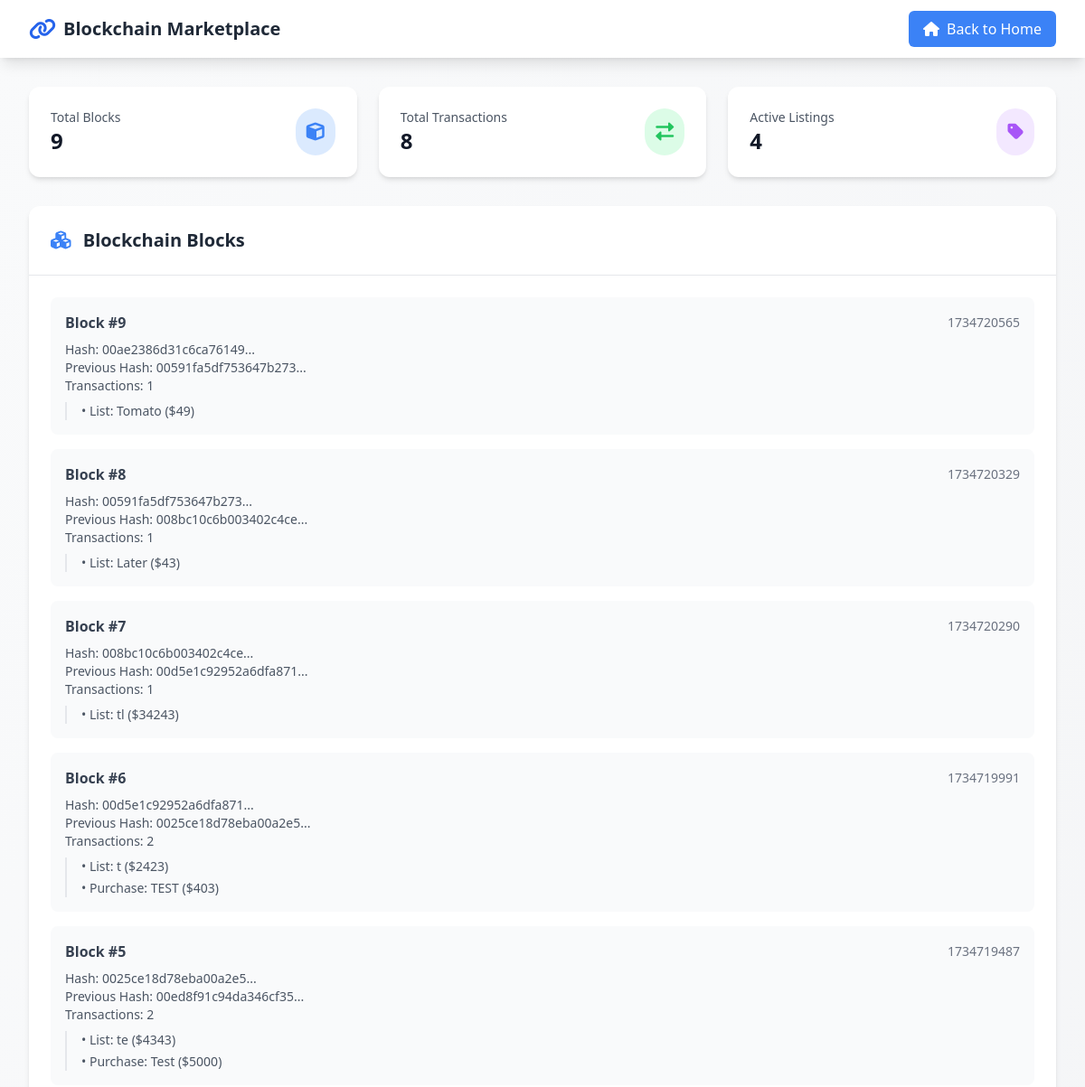
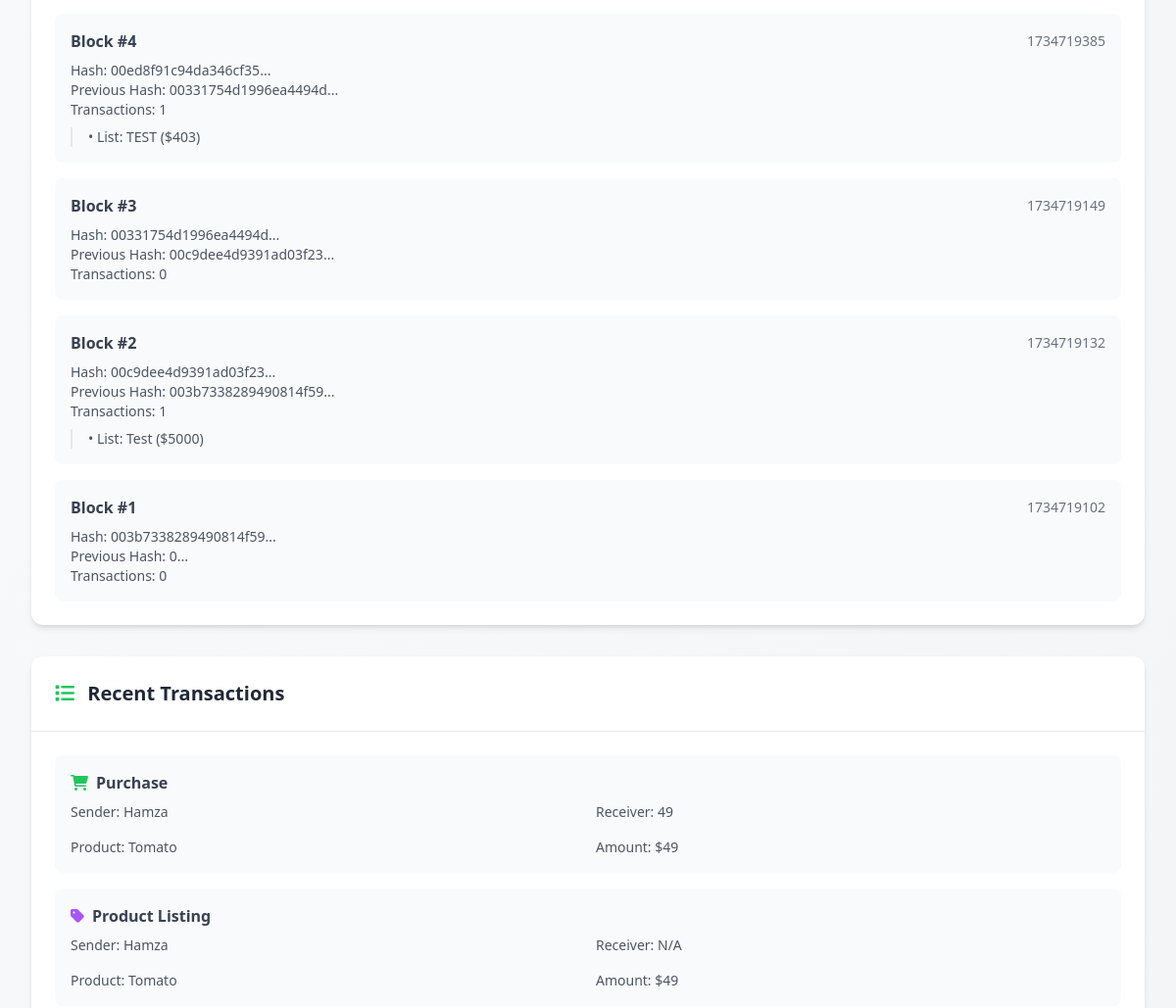
The app's page /view_database (upper part), older data (2 pictures, top to bottom).
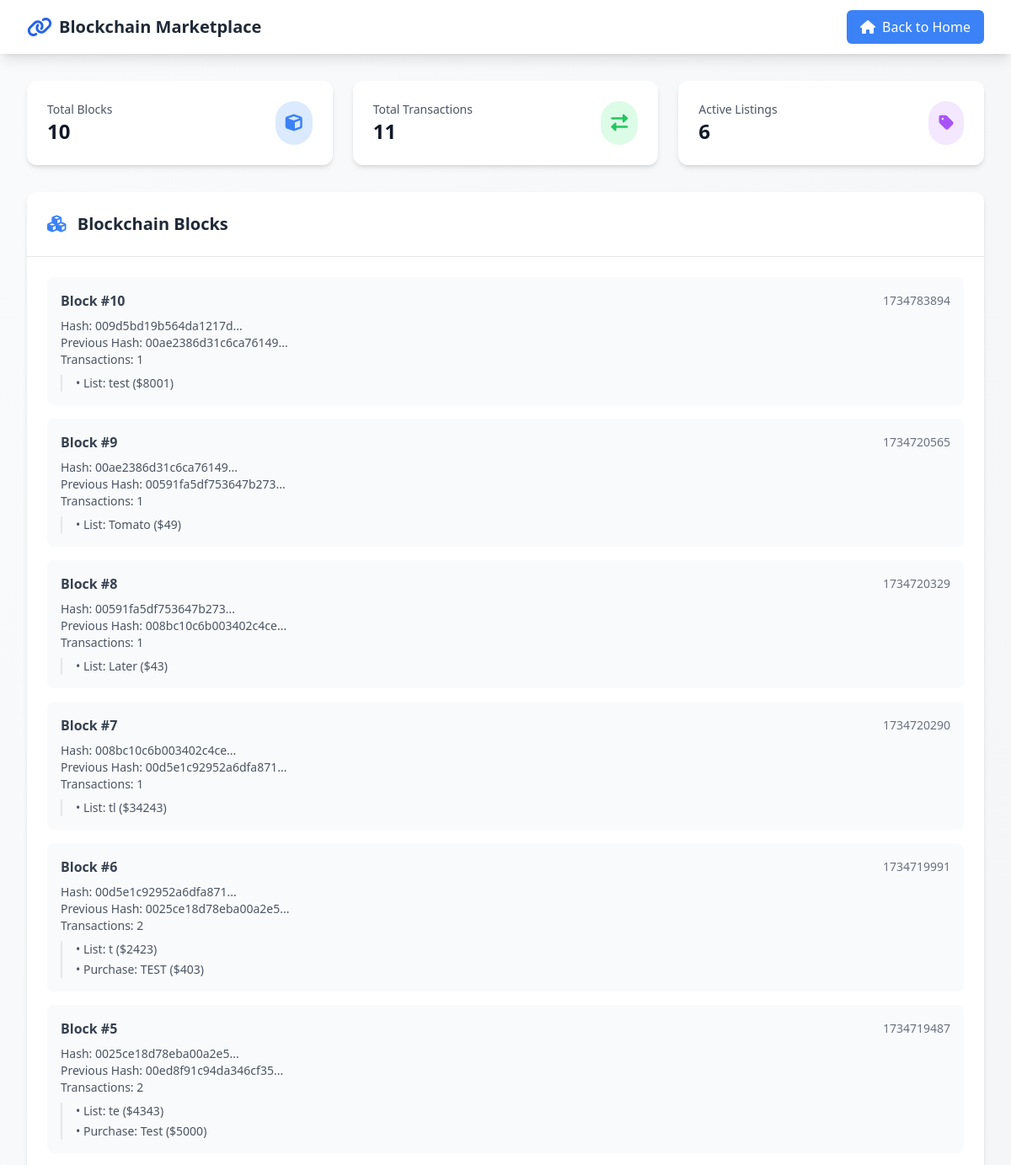
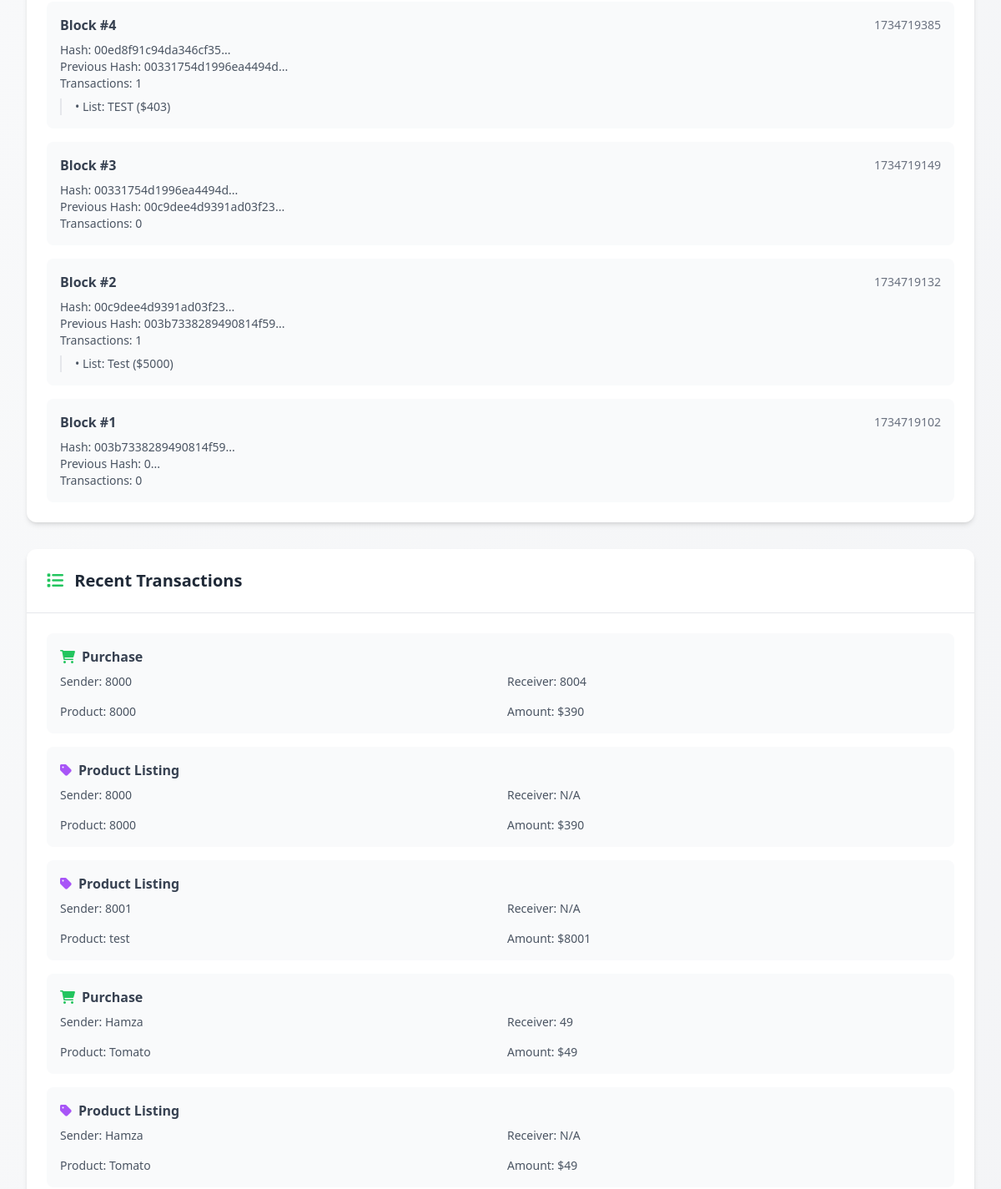
The same page, newer data (2 pictures, top to bottom).
### tables this page shows
CREATE TABLE blocks (
                    idx INTEGER PRIMARY KEY,
                    timestamp REAL,
                    transactions TEXT,
                    previous_hash TEXT,
                    nonce INTEGER,
                    hash TEXT
                );

CREATE TABLE transactions (
                    id INTEGER PRIMARY KEY AUTOINCREMENT,
                    sender TEXT,
                    receiver TEXT,
                    product TEXT,
                    amount INTEGER,
                    type TEXT
                );

### node.py (the view)
@app.route('/view_database', methods=['GET'])
def view_database():
    try:
        db_name = f'database_{blockchain.flask_port}.db'
        conn = sqlite3.connect(db_name)
        cursor = conn.cursor()
        cursor.execute("SELECT * FROM blocks ORDER BY idx DESC")
        blocks = cursor.fetchall()
        cursor.execute("SELECT * FROM transactions ORDER BY id DESC")
        transactions = cursor.fetchall()
        conn.close()
        formatted_blocks = []
        for block in blocks:
            formatted_blocks.append(blockchain.create_block_from_tuple(block))
        return render_template('index.html', show_database=True, blocks=formatted_blocks, transactions=transactions)
    except sqlite3.Error as e:
        return jsonify({'error': str(e)}), 500

### blockchain.py (called while the page is built)
    def create_block_from_tuple(self, block_data):
        return {
            'index': block_data[0],
            'timestamp': block_data[1],
            'transactions': json.loads(block_data[2]),
            'previous_hash': block_data[3],
            'nonce': block_data[4],
            'hash': block_data[5]
        }

### templates/index.html (shortened to what this page needs)
<!DOCTYPE html>
<html lang="en">
<head>
    <script src="https://cdn.tailwindcss.com"></script>
    <link rel="stylesheet" href="https://cdnjs.cloudflare.com/ajax/libs/font-awesome/6.0.0/css/all.min.css">
</head>
<body class="bg-gradient-to-br from-gray-50 to-gray-100">
    <div class="min-h-screen">
        <nav class="bg-white shadow-lg">
            <div class="max-w-7xl mx-auto px-4 sm:px-6 lg:px-8">
                <div class="flex justify-between h-16">
                    <div class="flex items-center">
                        <a href="/" class="flex items-center">
                            <i class="fas fa-link text-blue-600 text-2xl mr-2"></i>
                            <span class="text-xl font-bold text-gray-800">Blockchain Marketplace</span>
                        </a>
                    </div>
                    {% if show_database %}
                    <div class="flex items-center">
                        <a href="/" class="bg-blue-500 text-white px-4 py-2 rounded-md hover:bg-blue-600 transition-colors">
                            <i class="fas fa-home mr-2"></i>Back to Home
                        </a>
                    </div>
                    {% endif %}
                </div>
            </div>
        </nav>
        {% if not show_database %}
        <div class="max-w-7xl mx-auto px-4 sm:px-6 lg:px-8 py-8">
            <div class="text-center mb-12">
                <h1 class="text-4xl font-bold text-gray-900 mb-4">Welcome to Blockchain Marketplace</h1>
                <p class="text-lg text-gray-600">A secure and decentralized platform for buying and selling products</p>
            </div>
            <div class="grid grid-cols-1 md:grid-cols-2 gap-8 mb-12">
                <a href="/buy" class="transform transition-all duration-300 hover:scale-105 hover:-rotate-1">
                    <div class="bg-white rounded-xl shadow-lg p-8 hover:shadow-xl relative overflow-hidden group">
                        <div class="absolute inset-0 bg-gradient-to-r from-green-500/10 to-blue-500/10 opacity-0 group-hover:opacity-100 transition-opacity"></div>
                        <div class="relative">
                            <div class="flex items-center mb-6">
                                <div class="bg-green-100 p-3 rounded-lg">
                                    <i class="fas fa-shopping-cart text-green-500 text-2xl"></i>
                                </div>
                                <h2 class="text-2xl font-semibold text-gray-800 ml-4">Buy Products</h2>
                            </div>
                            <p class="text-gray-600">Browse available products and make secure purchases using blockchain technology</p>
                        </div>
                    </div>
                </a>
                <a href="/sell" class="transform transition-all duration-300 hover:scale-105 hover:rotate-1">
                    <div class="bg-white rounded-xl shadow-lg p-8 hover:shadow-xl relative overflow-hidden group">
                        <div class="absolute inset-0 bg-gradient-to-r from-purple-500/10 to-pink-500/10 opacity-0 group-hover:opacity-100 transition-opacity"></div>
                        <div class="relative">
                            <div class="flex items-center mb-6">
                                <div class="bg-purple-100 p-3 rounded-lg">
                                    <i class="fas fa-store text-purple-500 text-2xl"></i>
                                </div>
                                <h2 class="text-2xl font-semibold text-gray-800 ml-4">Sell Products</h2>
                            </div>
                            <p class="text-gray-600">List your products for sale on our decentralized marketplace</p>
                        </div>
                    </div>
                </a>
            </div>
            <div class="grid grid-cols-1 md:grid-cols-3 gap-6 mb-12">
                <div class="bg-white rounded-xl shadow-md p-6 transform transition-all duration-300 hover:scale-105">
                    <div class="flex items-center justify-center mb-4">
                        <div class="bg-blue-100 p-3 rounded-full">
                            <i class="fas fa-shield-alt text-blue-500 text-xl"></i>
                        </div>
                    </div>
                    <h3 class="text-lg font-semibold text-center text-gray-800 mb-2">Secure Transactions</h3>
                    <p class="text-gray-600 text-center">All transactions are secured by blockchain technology</p>
                </div>
                <div class="bg-white rounded-xl shadow-md p-6 transform transition-all duration-300 hover:scale-105">
                    <div class="flex items-center justify-center mb-4">
                        <div class="bg-green-100 p-3 rounded-full">
                            <i class="fas fa-sync text-green-500 text-xl"></i>
                        </div>
                    </div>
                    <h3 class="text-lg font-semibold text-center text-gray-800 mb-2">Real-time Updates</h3>
                    <p class="text-gray-600 text-center">See product listings and updates in real-time</p>
                </div>
                <div class="bg-white rounded-xl shadow-md p-6 transform transition-all duration-300 hover:scale-105">
                    <div class="flex items-center justify-center mb-4">
                        <div class="bg-purple-100 p-3 rounded-full">
                            <i class="fas fa-network-wired text-purple-500 text-xl"></i>
                        </div>
                    </div>
                    <h3 class="text-lg font-semibold text-center text-gray-800 mb-2">Decentralized</h3>
                    <p class="text-gray-600 text-center">No central authority, fully peer-to-peer</p>
                </div>
            </div>
<div class="bg-white rounded-xl shadow-md p-6 mb-12">
    <div class="flex items-center justify-between mb-4">
        <h2 class="text-xl font-semibold text-gray-800">
            <i class="fas fa-network-wired text-blue-500 mr-2"></i>
            Connected Peers
        </h2>
        <button onclick="updatePeerStatus()"
                class="bg-blue-100 text-blue-600 px-3 py-1 rounded-md hover:bg-blue-200 transition-colors">
            <i class="fas fa-sync-alt mr-1"></i>
            Refresh
        </button>
    </div>
    <div id="peerList" class="grid grid-cols-1 md:grid-cols-2 gap-4">
    </div>
</div>
<script>
async function updatePeerStatus() {
    try {
        const response = await fetch('/get_peer_status');
        const status = await response.json();
        const peerList = document.getElementById('peerList');
        peerList.innerHTML = Object.entries(status).map(([port, state]) => `
            <div class="bg-gray-50 rounded-lg p-4 flex items-center justify-between">
                <div class="flex items-center">
                    <div class="bg-${state === 'online' ? 'green' : 'red'}-100 p-2 rounded-full mr-3">
                        <i class="fas fa-circle text-${state === 'online' ? 'green' : 'red'}-500"></i>
                    </div>
                    <div>
                        <p class="font-medium text-gray-800">Port ${port}</p>
                        <p class="text-sm text-gray-500">${state === 'online' ? 'Connected' : 'Disconnected'}</p>
                    </div>
                </div>
                <span class="px-3 py-1 rounded-full text-sm ${
                    state === 'online'
                    ? 'bg-green-100 text-green-800'
                    : 'bg-red-100 text-red-800'
                }">
                    ${state.toUpperCase()}
                </span>
            </div>
        `).join('');
    } catch (error) {
        console.error('Error updating peer status:', error);
    }
}
// Update peer status every 5 seconds
updatePeerStatus();
setInterval(updatePeerStatus, 5000);
</script>
            <div class="text-center">
                <button onclick="window.location.href='/view_database'"
                        class="bg-gradient-to-r from-blue-500 to-purple-500 text-white px-8 py-3 rounded-full
                               hover:from-blue-600 hover:to-purple-600 transition-all duration-300 transform hover:scale-105
                               shadow-lg hover:shadow-xl">
                    <i class="fas fa-database mr-2"></i>
                    View Transaction History
                </button>
            </div>
        </div>
        {% else %}
        <div class="max-w-7xl mx-auto px-4 sm:px-6 lg:px-8 py-8">
            <div class="grid grid-cols-1 md:grid-cols-3 gap-6 mb-8">
                <div class="bg-white rounded-xl shadow-md p-6 transform transition-all duration-300 hover:scale-105">
                    <div class="flex items-center justify-between">
                        <div>
                            <p class="text-sm font-medium text-gray-600">Total Blocks</p>
                            <h3 class="text-2xl font-bold text-gray-900">{{ blocks|length }}</h3>
                        </div>
                        <div class="bg-blue-100 p-3 rounded-full">
                            <i class="fas fa-cube text-blue-500 text-xl"></i>
                        </div>
                    </div>
                </div>
                <div class="bg-white rounded-xl shadow-md p-6 transform transition-all duration-300 hover:scale-105">
                    <div class="flex items-center justify-between">
                        <div>
                            <p class="text-sm font-medium text-gray-600">Total Transactions</p>
                            <h3 class="text-2xl font-bold text-gray-900">{{ transactions|length }}</h3>
                        </div>
                        <div class="bg-green-100 p-3 rounded-full">
                            <i class="fas fa-exchange-alt text-green-500 text-xl"></i>
                        </div>
                    </div>
                </div>
                <div class="bg-white rounded-xl shadow-md p-6 transform transition-all duration-300 hover:scale-105">
                    <div class="flex items-center justify-between">
                        <div>
                            <p class="text-sm font-medium text-gray-600">Active Listings</p>
                            <h3 class="text-2xl font-bold text-gray-900">
                                {% set listing_count = namespace(count=0) %}
                                {% for tx in transactions %}
                                    {% if tx[5] == 'list' %}
                                        {% set listing_count.count = listing_count.count + 1 %}
                                    {% endif %}
                                {% endfor %}
                                {{ listing_count.count }}
                            </h3>
                        </div>
                        <div class="bg-purple-100 p-3 rounded-full">
                            <i class="fas fa-tag text-purple-500 text-xl"></i>
                        </div>
                    </div>
                </div>
            </div>
            <div class="bg-white rounded-xl shadow-md mb-8">
                <div class="p-6 border-b border-gray-200">
                    <h2 class="text-xl font-semibold text-gray-800">
                        <i class="fas fa-cubes text-blue-500 mr-2"></i>
                        Blockchain Blocks
                    </h2>
                </div>
                <div class="p-6">
                    <div class="space-y-4">
                        {% for block in blocks %}
                        <div class="bg-gray-50 rounded-lg p-4 hover:bg-gray-100 transition-colors">
                            <div class="flex items-center justify-between mb-2">
                                <span class="font-semibold text-gray-700">Block #{{ block.index }}</span>
                                <span class="text-sm text-gray-500">
                                    {{ block.timestamp|int }}
                                </span>
                            </div>
                            <div class="text-sm text-gray-600">
                                <p><span class="font-medium">Hash:</span> {{ block.hash[:20] }}...</p>
                                <p><span class="font-medium">Previous Hash:</span> {{ block.previous_hash[:20] }}...</p>
                                <p><span class="font-medium">Transactions:</span> {{ block.transactions|length }}</p>
                                {% if block.transactions %}
                                <div class="mt-2 pl-4 border-l-2 border-gray-200">
                                    {% for tx in block.transactions %}
                                    <p class="mt-1">• {{ tx.type|title }}: {{ tx.product }} {% if tx.amount %}(${{ tx.amount }}){% endif %}</p>
                                    {% endfor %}
                                </div>
                                {% endif %}
                            </div>
                        </div>
                        {% endfor %}
                    </div>
                </div>
            </div>
            <div class="bg-white rounded-xl shadow-md">
                <div class="p-6 border-b border-gray-200">
                    <h2 class="text-xl font-semibold text-gray-800">
                        <i class="fas fa-list text-green-500 mr-2"></i>
                        Recent Transactions
                    </h2>
                </div>
                <div class="p-6">
                    <div class="space-y-4">
                        {% for tx in transactions %}
                        <div class="bg-gray-50 rounded-lg p-4 hover:bg-gray-100 transition-colors">
                            <div class="flex items-center justify-between mb-2">
                                <span class="font-semibold text-gray-700">
                                    {% if tx[5] == 'list' %}
                                    <i class="fas fa-tag text-purple-500 mr-2"></i>Product Listing
                                    {% else %}
                                    <i class="fas fa-shopping-cart text-green-500 mr-2"></i>Purchase
                                    {% endif %}
                                </span>
                            </div>
                            <div class="grid grid-cols-2 gap-4 text-sm text-gray-600">
                                <p><span class="font-medium">Sender:</span> {{ tx[1] }}</p>
                                <p><span class="font-medium">Receiver:</span> {{ tx[2] or 'N/A' }}</p>
                                <p><span class="font-medium">Product:</span> {{ tx[3] }}</p>
                                <p><span class="font-medium">Amount:</span> ${{ tx[4] }}</p>
                            </div>
                        </div>
                        {% endfor %}
                    </div>
                </div>
            </div>
        </div>
        {% endif %}
    </div>
</body>
</html>

Row changes from the older to the newer data that the page shows:
added blocks: index "10", timestamp "1734783894", hash "009d5bd19b564da1217d", previous_hash "00ae2386d31c6ca76149", transactions|length "1"
added transactions: type "List", product "test", amount "8001", shows "Product Listing", sender "8001", tx "N/A"
added transactions: type "purchase" (drawn), sender "8000", receiver "8004", product "8000", amount "390", shown under "Recent Transactions"
added transactions: type "list" (drawn), sender "8000", tx "N/A", product "8000", amount "390", shown under "Recent Transactions"
Text that changed along with them:
{{ blocks|length }}: "9" → "10"
{{ transactions|length }}: "8" → "11"
{{ listing_count.count }}: "4" → "6"
